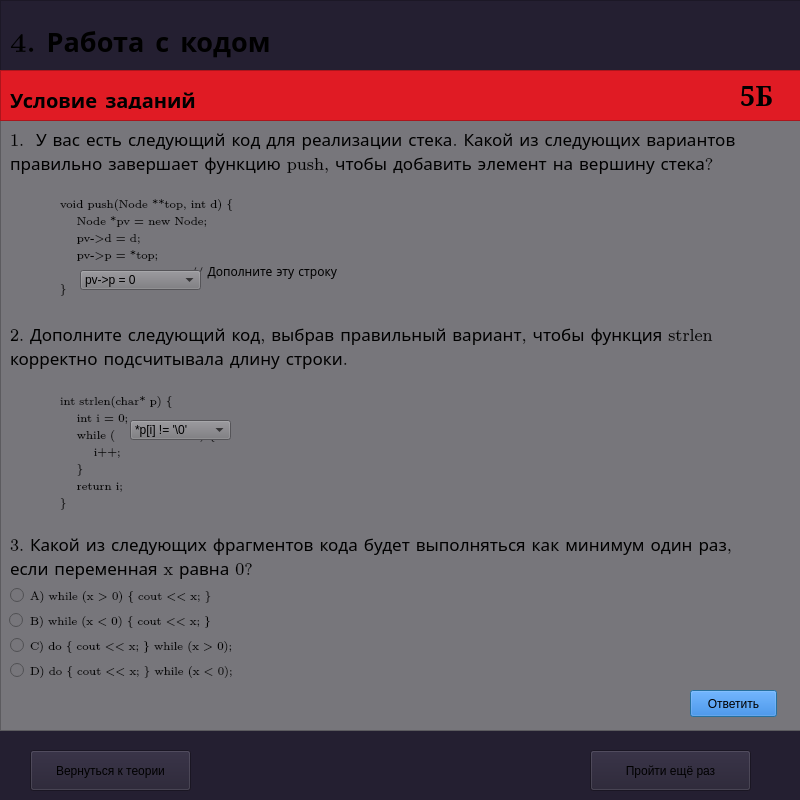
<?xml version="1.0" encoding="UTF-8"?>
<ui version="4.0">
 <class>zadania4</class>
 <widget class="QDialog" name="zadania4">
  <property name="geometry">
   <rect>
    <x>0</x>
    <y>0</y>
    <width>800</width>
    <height>800</height>
   </rect>
  </property>
  <property name="windowTitle">
   <string>Обучающая система</string>
  </property>
  <property name="styleSheet">
   <string notr="true">background-color: rgb(36, 31, 49);</string>
  </property>
  <widget class="QFrame" name="frame_4">
   <property name="geometry">
    <rect>
     <x>0</x>
     <y>0</y>
     <width>801</width>
     <height>731</height>
    </rect>
   </property>
   <property name="frameShape">
    <enum>QFrame::Shape::StyledPanel</enum>
   </property>
   <property name="frameShadow">
    <enum>QFrame::Shadow::Raised</enum>
   </property>
   <widget class="QFrame" name="frame_5">
    <property name="geometry">
     <rect>
      <x>0</x>
      <y>120</y>
      <width>801</width>
      <height>611</height>
     </rect>
    </property>
    <property name="autoFillBackground">
     <bool>false</bool>
    </property>
    <property name="styleSheet">
     <string notr="true">background-color: rgb(119, 118, 123);</string>
    </property>
    <property name="frameShape">
     <enum>QFrame::Shape::StyledPanel</enum>
    </property>
    <property name="frameShadow">
     <enum>QFrame::Shadow::Raised</enum>
    </property>
    <widget class="QLabel" name="label_14">
     <property name="geometry">
      <rect>
       <x>10</x>
       <y>0</y>
       <width>781</width>
       <height>61</height>
      </rect>
     </property>
     <property name="font">
      <font>
       <family>LM Roman 8</family>
       <pointsize>13</pointsize>
      </font>
     </property>
     <property name="text">
      <string>1.  У вас есть следующий код для реализации стека. Какой из следующих вариантов 
правильно завершает функцию push, чтобы добавить элемент на вершину стека?</string>
     </property>
    </widget>
    <widget class="QPushButton" name="pushButton_6">
     <property name="geometry">
      <rect>
       <x>690</x>
       <y>570</y>
       <width>87</width>
       <height>27</height>
      </rect>
     </property>
     <property name="styleSheet">
      <string notr="true">background-color: rgb(28, 113, 216);</string>
     </property>
     <property name="text">
      <string>Ответить</string>
     </property>
    </widget>
    <widget class="QLabel" name="label_13">
     <property name="geometry">
      <rect>
       <x>60</x>
       <y>60</y>
       <width>371</width>
       <height>131</height>
      </rect>
     </property>
     <property name="font">
      <font>
       <family>LM Roman 8</family>
      </font>
     </property>
     <property name="text">
      <string>void push(Node **top, int d) {
    Node *pv = new Node;
    pv-&gt;d = d;
    pv-&gt;p = *top;
                             ; // Дополните эту строку
}</string>
     </property>
    </widget>
    <widget class="QComboBox" name="change2">
     <property name="geometry">
      <rect>
       <x>80</x>
       <y>150</y>
       <width>121</width>
       <height>20</height>
      </rect>
     </property>
     <item>
      <property name="text">
       <string>pv-&gt;p = 0</string>
      </property>
     </item>
     <item>
      <property name="text">
       <string>*top = pv</string>
      </property>
     </item>
     <item>
      <property name="text">
       <string>pv-&gt;d = *top</string>
      </property>
     </item>
     <item>
      <property name="text">
       <string>*top = pv-&gt;p</string>
      </property>
     </item>
    </widget>
    <widget class="QLabel" name="label_15">
     <property name="geometry">
      <rect>
       <x>10</x>
       <y>200</y>
       <width>781</width>
       <height>51</height>
      </rect>
     </property>
     <property name="font">
      <font>
       <family>LM Roman 8</family>
       <pointsize>13</pointsize>
      </font>
     </property>
     <property name="text">
      <string>2. Дополните следующий код, выбрав правильный вариант, чтобы функция strlen 
корректно подсчитывала длину строки.</string>
     </property>
    </widget>
    <widget class="QLabel" name="label_31">
     <property name="geometry">
      <rect>
       <x>60</x>
       <y>250</y>
       <width>241</width>
       <height>161</height>
      </rect>
     </property>
     <property name="font">
      <font>
       <family>LM Roman 8</family>
      </font>
     </property>
     <property name="text">
      <string>int strlen(char* p) {
    int i = 0;
    while (                    ) {
        i++;
    }
    return i;
}</string>
     </property>
    </widget>
    <widget class="QComboBox" name="comboBox_2">
     <property name="geometry">
      <rect>
       <x>130</x>
       <y>300</y>
       <width>101</width>
       <height>20</height>
      </rect>
     </property>
     <item>
      <property name="text">
       <string>*p[i] != '\0'</string>
      </property>
     </item>
     <item>
      <property name="text">
       <string>p != '\0'</string>
      </property>
     </item>
     <item>
      <property name="text">
       <string>p[i] != '\0'</string>
      </property>
     </item>
     <item>
      <property name="text">
       <string>*p != 0</string>
      </property>
     </item>
    </widget>
    <widget class="QLabel" name="label_16">
     <property name="geometry">
      <rect>
       <x>10</x>
       <y>410</y>
       <width>781</width>
       <height>51</height>
      </rect>
     </property>
     <property name="font">
      <font>
       <family>LM Roman 8</family>
       <pointsize>13</pointsize>
      </font>
     </property>
     <property name="text">
      <string>3. Какой из следующих фрагментов кода будет выполняться как минимум один раз, 
если переменная x равна 0?</string>
     </property>
    </widget>
    <widget class="QLabel" name="label_27">
     <property name="geometry">
      <rect>
       <x>30</x>
       <y>460</y>
       <width>231</width>
       <height>31</height>
      </rect>
     </property>
     <property name="font">
      <font>
       <family>LM Roman 8</family>
      </font>
     </property>
     <property name="text">
      <string>A) while (x &gt; 0) { cout &lt;&lt; x; }</string>
     </property>
    </widget>
    <widget class="QLabel" name="label_28">
     <property name="geometry">
      <rect>
       <x>30</x>
       <y>490</y>
       <width>231</width>
       <height>21</height>
      </rect>
     </property>
     <property name="font">
      <font>
       <family>LM Roman 8</family>
      </font>
     </property>
     <property name="text">
      <string>B) while (x &lt; 0) { cout &lt;&lt; x; }</string>
     </property>
    </widget>
    <widget class="QLabel" name="label_29">
     <property name="geometry">
      <rect>
       <x>30</x>
       <y>510</y>
       <width>291</width>
       <height>31</height>
      </rect>
     </property>
     <property name="font">
      <font>
       <family>LM Roman 8</family>
      </font>
     </property>
     <property name="text">
      <string>C) do { cout &lt;&lt; x; } while (x &gt; 0);</string>
     </property>
    </widget>
    <widget class="QLabel" name="label_30">
     <property name="geometry">
      <rect>
       <x>30</x>
       <y>540</y>
       <width>261</width>
       <height>21</height>
      </rect>
     </property>
     <property name="font">
      <font>
       <family>LM Roman 8</family>
      </font>
     </property>
     <property name="text">
      <string>D) do { cout &lt;&lt; x; } while (x &lt; 0);</string>
     </property>
    </widget>
    <widget class="QRadioButton" name="radioButton">
     <property name="geometry">
      <rect>
       <x>10</x>
       <y>460</y>
       <width>16</width>
       <height>31</height>
      </rect>
     </property>
     <property name="styleSheet">
      <string notr="true">color: rgb(224, 27, 36);</string>
     </property>
     <property name="text">
      <string/>
     </property>
    </widget>
    <widget class="QRadioButton" name="radioButton_2">
     <property name="geometry">
      <rect>
       <x>9</x>
       <y>490</y>
       <width>21</width>
       <height>21</height>
      </rect>
     </property>
     <property name="styleSheet">
      <string notr="true">color: rgb(224, 27, 36);</string>
     </property>
     <property name="text">
      <string/>
     </property>
    </widget>
    <widget class="QRadioButton" name="radioButton_3">
     <property name="geometry">
      <rect>
       <x>10</x>
       <y>510</y>
       <width>16</width>
       <height>31</height>
      </rect>
     </property>
     <property name="styleSheet">
      <string notr="true">color: rgb(224, 27, 36);</string>
     </property>
     <property name="text">
      <string/>
     </property>
    </widget>
    <widget class="QRadioButton" name="radioButton_4">
     <property name="geometry">
      <rect>
       <x>10</x>
       <y>540</y>
       <width>16</width>
       <height>21</height>
      </rect>
     </property>
     <property name="styleSheet">
      <string notr="true">color: rgb(224, 27, 36);</string>
     </property>
     <property name="text">
      <string/>
     </property>
    </widget>
   </widget>
   <widget class="QFrame" name="frame_6">
    <property name="geometry">
     <rect>
      <x>0</x>
      <y>70</y>
      <width>801</width>
      <height>51</height>
     </rect>
    </property>
    <property name="styleSheet">
     <string notr="true">background-color: rgb(224, 27, 36);</string>
    </property>
    <property name="frameShape">
     <enum>QFrame::Shape::StyledPanel</enum>
    </property>
    <property name="frameShadow">
     <enum>QFrame::Shadow::Raised</enum>
    </property>
    <widget class="QLabel" name="label_24">
     <property name="geometry">
      <rect>
       <x>10</x>
       <y>20</y>
       <width>211</width>
       <height>19</height>
      </rect>
     </property>
     <property name="font">
      <font>
       <family>LM Roman 8</family>
       <pointsize>15</pointsize>
       <bold>true</bold>
      </font>
     </property>
     <property name="text">
      <string>Условие заданий</string>
     </property>
    </widget>
    <widget class="QLabel" name="label_25">
     <property name="geometry">
      <rect>
       <x>740</x>
       <y>10</y>
       <width>66</width>
       <height>31</height>
      </rect>
     </property>
     <property name="font">
      <font>
       <family>Serif</family>
       <pointsize>20</pointsize>
       <bold>true</bold>
      </font>
     </property>
     <property name="text">
      <string>5Б</string>
     </property>
    </widget>
   </widget>
   <widget class="QLabel" name="label_26">
    <property name="geometry">
     <rect>
      <x>10</x>
      <y>20</y>
      <width>301</width>
      <height>41</height>
     </rect>
    </property>
    <property name="font">
     <font>
      <family>LM Roman 8</family>
      <pointsize>20</pointsize>
      <bold>true</bold>
     </font>
    </property>
    <property name="text">
     <string>4. Работа с кодом</string>
    </property>
   </widget>
  </widget>
  <widget class="QPushButton" name="pushButton_3">
   <property name="geometry">
    <rect>
     <x>30</x>
     <y>750</y>
     <width>161</width>
     <height>41</height>
    </rect>
   </property>
   <property name="text">
    <string>Вернуться к теории</string>
   </property>
  </widget>
  <widget class="QPushButton" name="pushButton_4">
   <property name="geometry">
    <rect>
     <x>590</x>
     <y>750</y>
     <width>161</width>
     <height>41</height>
    </rect>
   </property>
   <property name="text">
    <string>Пройти ещё раз</string>
   </property>
  </widget>
 </widget>
 <resources/>
 <connections/>
</ui>
